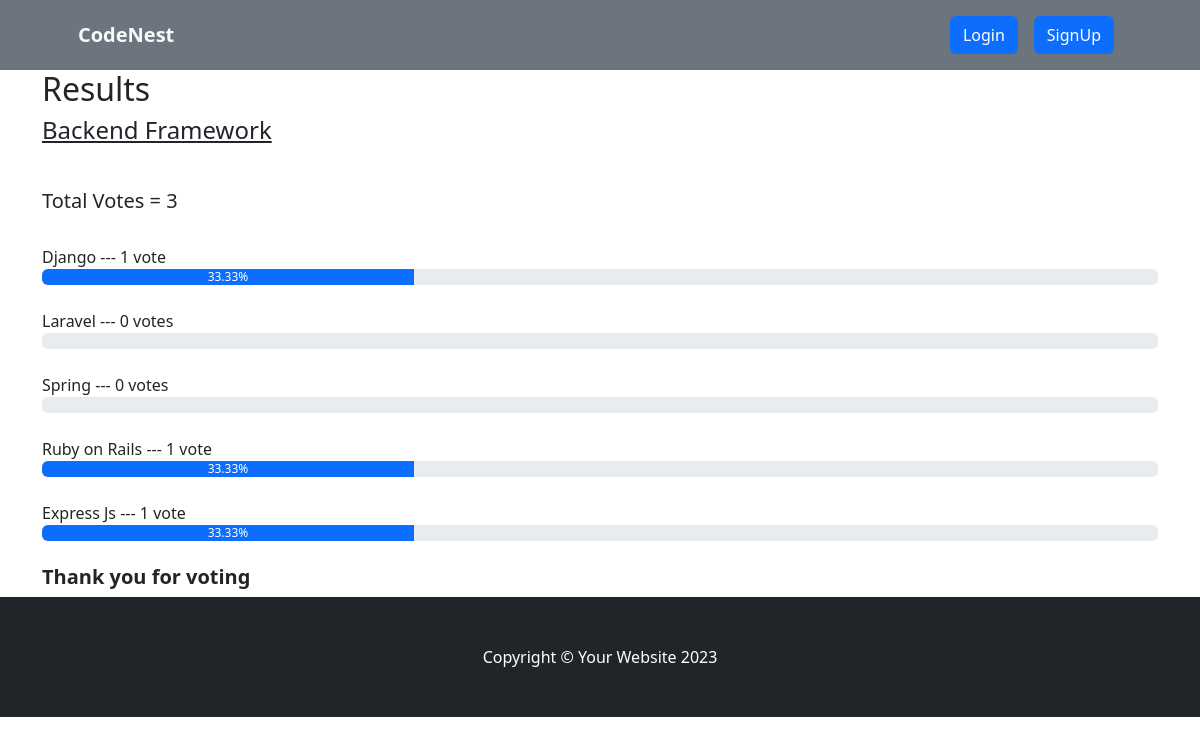
Page /result/backend-framework on the committed database.
### voteapp/models.py (models this page shows, shortened)
class Category(models.Model):
    title = models.CharField(max_length=200)
    slug = models.SlugField(blank=True, null=True)
    description = models.TextField(blank=True, null=True)
    total_vote = models.IntegerField(default=0)
    voters = models.ManyToManyField(User, blank=True)

class CategoryItem(models.Model):
    title = models.CharField(max_length=200)
    total_vote = models.IntegerField(default=0)
    category = models.ForeignKey(Category, on_delete=models.CASCADE, related_name="items")
    voters = models.ManyToManyField(User, blank=True)
    @property
    def percentage_vote(self):
        category_votes = self.category.total_vote
        item_votes = self.total_vote
        if category_votes == 0:
            vote_in_percentage = 0
        else:
            vote_in_percentage = (item_votes/category_votes) * 100
        return vote_in_percentage

### voteapp/views.py (the view)
# urls.py: path("result/<str:slug>", views.result, name="result"),
def result(request, slug):
    category = Category.objects.get(slug=slug)
    items = CategoryItem.objects.filter(category=category)
    context = {"category": category, "items": items}
    return render(request, "result.html", context)

### voteapp/templatetags/custom_filters.py (called while the page is built)
@register.filter(name="has_voted")
def has_voted(user, voters):
    return any(user.id== voter.id for voter in voters)

### voteapp/templates/result.html
{% extends 'base.html' %}
{% block content %}
{% load humanize %}
{% load custom_filters %}
<div class="container result-container">
    <div class="sub-container">
      <h2>Results</h2>
      <h4>{{category.title}}</h4>
      <br>
      <h5>Total Votes = {{category.total_vote}}</h5>
      <br />
      {% for item in items  %}
      {% if request.user|has_voted:item.voters.all %}
      <small>{{item.title}}</strong> --- {{item.total_vote}} vote{{item.total_vote | pluralize:",s"}} ---  <strong>[voted]</strong> </small>
      <div class="progressContainer">
        <div class="progress">
          <div
            class="progress-bar"
            role="progressbar"
            aria-label="Example with label"
            style="width:{{item.percentage_vote | floatformat:2}}%;"
            aria-valuenow="25"
            aria-valuemin="0"
            aria-valuemax="100"
          >
          {{item.percentage_vote | floatformat:2}}%
          </div>
        </div>
      </div>
      <br>
      {% else %}
      <small>{{item.title}}</strong> --- {{item.total_vote}} vote{{item.total_vote | pluralize:",s"}} </small>
      <div class="progressContainer">
        <div class="progress">
          <div
            class="progress-bar"
            role="progressbar"
            aria-label="Example with label"
            style="width:{{item.percentage_vote | floatformat:2}}%;"
            aria-valuenow="25"
            aria-valuemin="0"
            aria-valuemax="100"
          >
          {{item.percentage_vote | floatformat:2}}%
          </div>
        </div>
      </div>
      <br>
      {% endif %}
      {% endfor %}
      <h5 style="font-weight: bold">Thank you for voting</h5>
    </div>
  </div>
{% endblock content %}

### voteapp/static/css/style.css (style rules this page uses)
* { box-sizing: border-box; }
.result-container { display: flex; align-items: center; justify-content: center; }
.sub-container { width: inherit }
.result-container h4 { text-decoration: underline; margin-bottom: 20px; }
.result-container small { font-size: 16px; font-weight: 500; }

### rows in the picture
Category: title "Backend Framework", total_vote "3"
CategoryItem: title "Django", total_vote "1", percentage_vote "33.33"
CategoryItem: title "Laravel", total_vote "0", total_vote|pluralize "s"
CategoryItem: title "Spring", total_vote "0", total_vote|pluralize "s"
CategoryItem: title "Ruby on Rails", total_vote "1", percentage_vote "33.33"
CategoryItem: title "Express Js", total_vote "1", percentage_vote "33.33"
